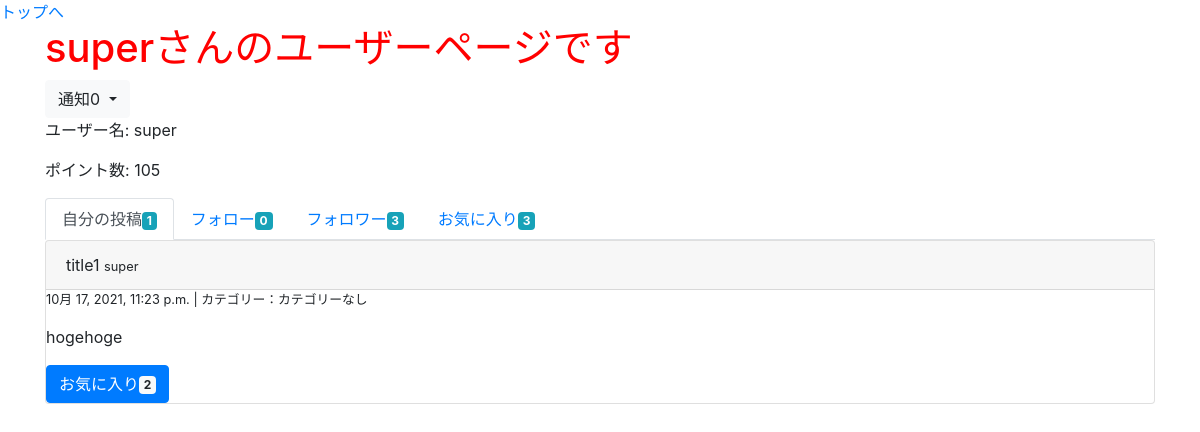
The page /user/1/ (signed in) on the database as committed earlier.
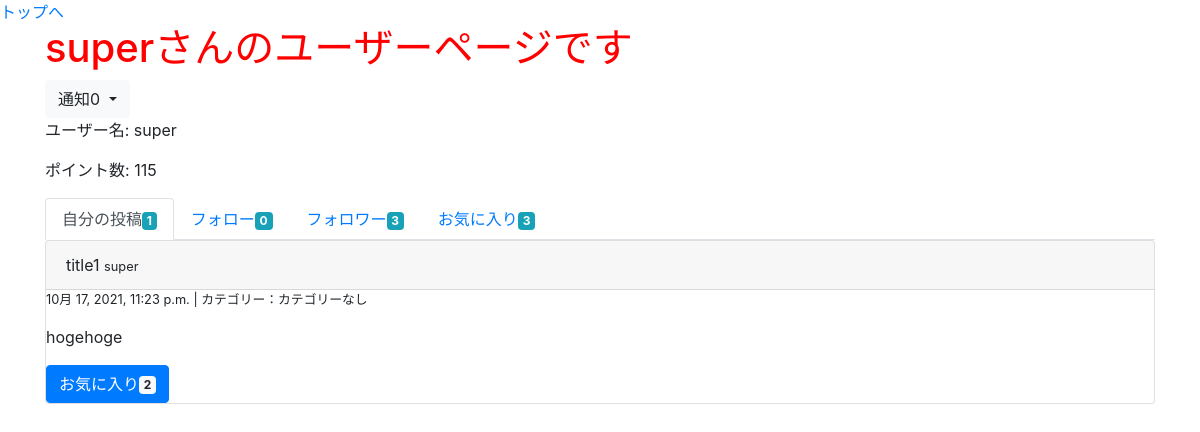
The same page on the database as committed later.
### groomings/models.py (models this page shows, shortened)
class User(AbstractBaseUser, PermissionsMixin):
    username = models.CharField(max_length=150)
    email = models.EmailField(max_length=255, unique=True)
    image = models.FileField(upload_to='user_image/', null=True, blank=True)
    point = models.IntegerField(default=50, validators=[MinValueValidator(0)])
    follow = models.ManyToManyField(
        'self', blank=True, symmetrical=False, related_name="follower"
    )
    is_active = models.BooleanField(default=True)
    is_staff = models.BooleanField(default=False) # 管理画面にログインできるかどうか
    USERNAME_FIELD = 'email' # このテーブルのレコードを一意に識別
    REQUIRED_FIELDS = ['username'] # スーパーユーザー作成時に入力する(emailとパスワードは必須だからそれ以外で)
    objects = UserManager()
    class Meta:
        db_table = 'user'

### groomings/views.py (the view)
# urls.py: path(r'user/<int:user_id>/', views.user, name = 'user'), # ユーザー個人ページ
@login_required
def user(request, user_id):
    user = User.objects.get(pk=user_id)
    my_follows = request.user.follow.all()
    posts = user.user_post.all()
    notifys = Notify.objects.filter(user=request.user).order_by('-created_at')
    return render(request, 'groomings/user.html', context={"page_owner": user, "my_follows": my_follows, "posts": posts, "notifys": notifys})

### groomings/templatetags/tag_event.py (called while the page is built)
@register.filter(name="count_favo")
def count_favo(post):
    return post.favorite.all().count()

@register.filter(name="count_follow")
def count_follow(user):
    return user.follow.all().count()

@register.filter(name="count_follower")
def count_follwer(user):
    return user.follower.all().count()

@register.filter(name="count_my_post")
def count_my_post(user):
    return user.user_post.all().count()

@register.filter(name="count_my_favo")
def count_my_favo(user):
    return user.user_favo_post.all().count()

@register.filter(nome="count_unvisit")
def count_unvisit(notifys):
    return notifys.filter(is_visited=False).count()

### groomings/templates/groomings/user.html
{% extends "groomings/_user.html" %}
{% load tag_event %}
{% block posts %}
  <ul class="nav nav-tabs">
    <li class="nav-item"><a href="{% url 'groomings:user' page_owner.id %}" class="nav-link active">自分の投稿<span class="badge badge-info">{{ page_owner | count_my_post }}</span></a></li>
    <li class="nav-item"><a href="{% url 'groomings:followee' page_owner.id %}" class="nav-link">フォロー<span class="badge badge-info">{{ page_owner | count_follow }}</span></a></li>
    <li class="nav-item"><a href="{% url 'groomings:follower' page_owner.id %}" class="nav-link">フォロワー<span class="badge badge-info">{{ page_owner | count_follower }}</span></a></li>
    <li class="nav-item"><a href="{% url 'groomings:user_favo' page_owner.id %}" class="nav-link">お気に入り<span class="badge badge-info">{{ page_owner | count_my_favo }}</span></a></li>
  </ul>
  {% for post in posts %}
    <div class="post card">
      <div class="card-header">
        {{ post.title }}
        <small>{{ post.user.username }}</small>
      </div>
      <div class="body">
        <p class="small">{{ post.created_at }} | カテゴリー：{{ post.category }}</p>
        <p>{{ post.text }}</p>
        <button class="btn btn-primary">お気に入り<span class="badge badge-light">{{ post | count_favo }}</span></button>
      </div>
    </div>
  {% endfor %}
{% endblock %}

### groomings/templates/groomings/_user.html (shortened to what this page needs)
{% extends "groomings/base.html" %}
{% load tag_event %}
{% block content %}
  <h1>{{ page_owner.username }}さんのユーザーページです</h1>
  <div class="dropdown notify">
    <button type="button" class="btn btn-light dropdown-toggle" data-toggle="dropdown">
        通知{{ notifys | count_unvisit }}
    </button>
  </div>
  <div class="card-title">
    <p>ユーザー名: {{ page_owner.username }}</p>
    <p>ポイント数: {{ page_owner.point }}</p>
  </div>
  <div>
    {% block posts %}{% endblock %}
  </div>
{% endblock %}

Rows that differ between the two databases and show on the page:
changed User "super": point "105" → "115"
